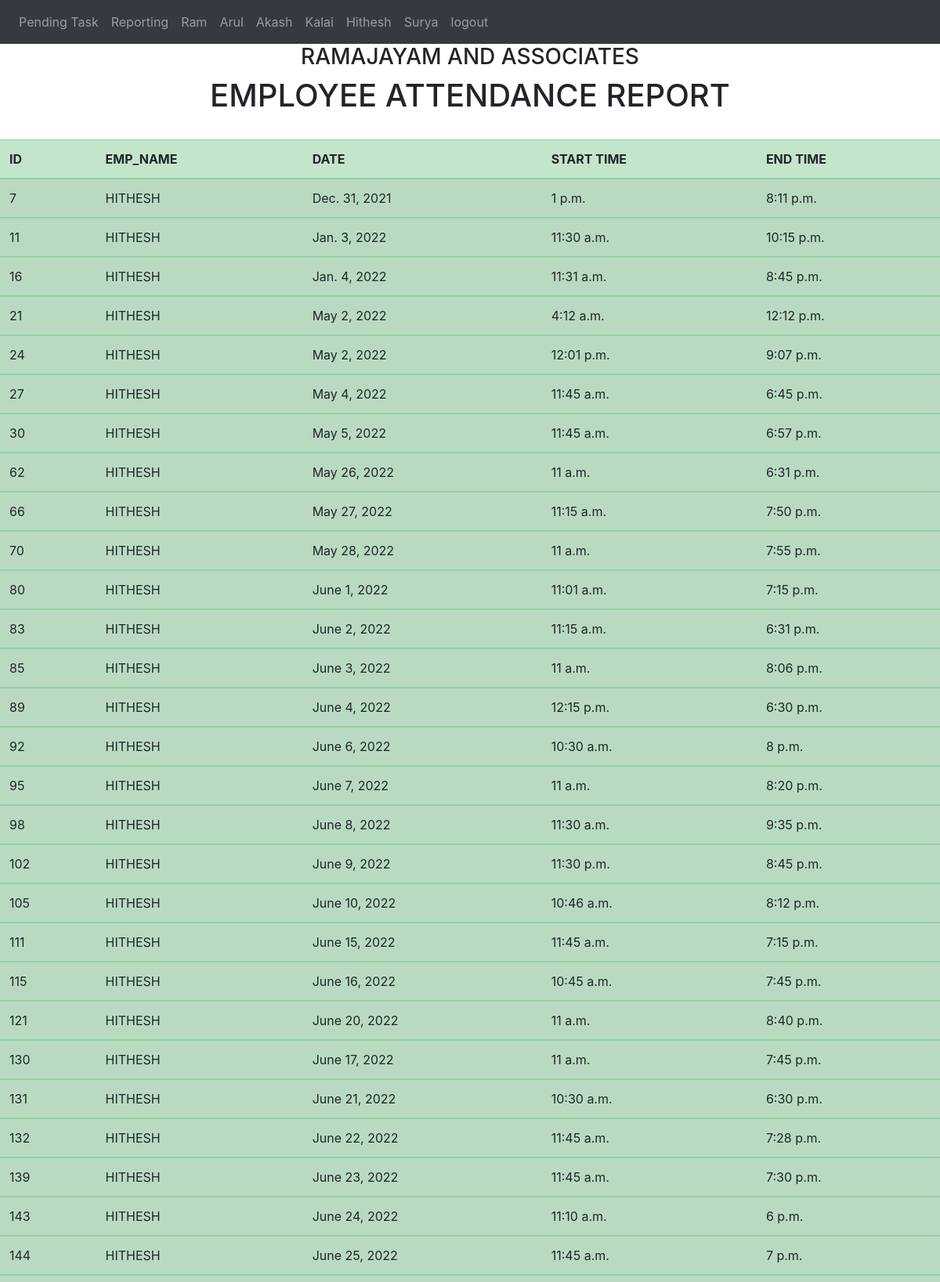
The page /todolist/emp5 (signed in, upper part) on the database its author committed.
### todolist_app/models.py (models this page shows)
class emp(models.Model):
    emp_name = models.CharField(max_length=100,null=True)
    date = models.DateField(blank=True,null=True)
    intime = models.TimeField(blank=True,null=True)
    outtime = models.TimeField(blank=True,null=True)

### todolist_app/views.py (the view)
# urls.py: path('emp5',views.emp5,name='emp5'),
@login_required
def emp5(request):
    all5 = emp.objects.filter(emp_name='HITHESH')
    return render(request,'emp5.html',{'all':all5})

### todolist_app/templates/emp5.html (shortened to what this page needs)
{% load  static %}
<!doctype html>
<html lang="en">
  <head>
    <link rel="stylesheet" href="https://stackpath.bootstrapcdn.com/bootstrap/4.4.1/css/bootstrap.min.css">
<nav class="navbar navbar-expand-lg navbar-dark bg-dark">
  <div class="collapse navbar-collapse" id="navbarNavAltMarkup">
    <div class="navbar-nav">
      <a class="nav-item nav-link" href="{% url 'todolist' %}">Pending Task</a>
      <a class="nav-item nav-link" href="{% url 'attendance' %}">Reporting</a>
      <a class="nav-item nav-link" href="{% url 'emp1' %}">Ram</a>
      <a class="nav-item nav-link" href="{% url 'emp2' %}">Arul</a>
      <a class="nav-item nav-link" href="{% url 'emp3' %}">Akash</a>
      <a class="nav-item nav-link" href="{% url 'emp4' %}">Kalai</a>
      <a class="nav-item nav-link" href="{% url 'emp5' %}">Hithesh</a>
      <a class="nav-item nav-link" href="{% url 'emp6' %}">Surya</a>
      <a class="nav-item nav-link" href="{% url 'logout' %}">logout</a>
    </div>
  </div>
</nav>
  </head>
  <body><center>
    <h3>RAMAJAYAM AND ASSOCIATES</h3>
    {% block content %}
    <form method="post">
        <center><h1>EMPLOYEE ATTENDANCE REPORT</h1></center></br>
<table class="table table-success table-striped">
    <thead>
        <tr>
            <th scope="col">ID</th>
            <th scope="col">EMP_NAME</th>
            <th scope="col">DATE</th>
            <th scope="col">START TIME</th>
            <th scope="col">END TIME</th>
        </tr>
    </thead>
    {% for x in all %}
    <tbody>
        <td scope="row">{{ x.id }}</td>
        <td scope="row">{{ x.emp_name }}</td>
        <td scope="row">{{ x.date }}</td>
        <td scope="row">{{ x.intime }}</td>
        <td scope="row">{{ x.outtime }}</td>
    {% endfor %}
    </tbody>
</table>
</form>
    {% endblock content %}</center>
  </body>
</html>

### rows shown on the page
emp: id "7", emp_name "HITHESH", date "Dec. 31, 2021", intime "1 p.m.", outtime "8:11 p.m."
emp: id "11", emp_name "HITHESH", date "Jan. 3, 2022", intime "11:30 a.m.", outtime "10:15 p.m."
emp: id "16", emp_name "HITHESH", date "Jan. 4, 2022", intime "11:31 a.m.", outtime "8:45 p.m."
emp: id "21", emp_name "HITHESH", date "May 2, 2022", intime "4:12 a.m.", outtime "12:12 p.m."
emp: id "24", emp_name "HITHESH", date "May 2, 2022", intime "12:01 p.m.", outtime "9:07 p.m."
emp: id "27", emp_name "HITHESH", date "May 4, 2022", intime "11:45 a.m.", outtime "6:45 p.m."
emp: id "30", emp_name "HITHESH", date "May 5, 2022", intime "11:45 a.m.", outtime "6:57 p.m."
emp: id "62", emp_name "HITHESH", date "May 26, 2022", intime "11 a.m.", outtime "6:31 p.m."
emp: id "66", emp_name "HITHESH", date "May 27, 2022", intime "11:15 a.m.", outtime "7:50 p.m."
emp: id "70", emp_name "HITHESH", date "May 28, 2022", intime "11 a.m.", outtime "7:55 p.m."
emp: id "80", emp_name "HITHESH", date "June 1, 2022", intime "11:01 a.m.", outtime "7:15 p.m."
emp: id "83", emp_name "HITHESH", date "June 2, 2022", intime "11:15 a.m.", outtime "6:31 p.m."
emp: id "85", emp_name "HITHESH", date "June 3, 2022", intime "11 a.m.", outtime "8:06 p.m."
emp: id "89", emp_name "HITHESH", date "June 4, 2022", intime "12:15 p.m.", outtime "6:30 p.m."
emp: id "92", emp_name "HITHESH", date "June 6, 2022", intime "10:30 a.m.", outtime "8 p.m."
emp: id "95", emp_name "HITHESH", date "June 7, 2022", intime "11 a.m.", outtime "8:20 p.m."
emp: id "98", emp_name "HITHESH", date "June 8, 2022", intime "11:30 a.m.", outtime "9:35 p.m."
emp: id "102", emp_name "HITHESH", date "June 9, 2022", intime "11:30 p.m.", outtime "8:45 p.m."
emp: id "105", emp_name "HITHESH", date "June 10, 2022", intime "10:46 a.m.", outtime "8:12 p.m."
emp: id "111", emp_name "HITHESH", date "June 15, 2022", intime "11:45 a.m.", outtime "7:15 p.m."
emp: id "115", emp_name "HITHESH", date "June 16, 2022", intime "10:45 a.m.", outtime "7:45 p.m."
emp: id "121", emp_name "HITHESH", date "June 20, 2022", intime "11 a.m.", outtime "8:40 p.m."
emp: id "130", emp_name "HITHESH", date "June 17, 2022", intime "11 a.m.", outtime "7:45 p.m."
emp: id "131", emp_name "HITHESH", date "June 21, 2022", intime "10:30 a.m.", outtime "6:30 p.m."
emp: id "132", emp_name "HITHESH", date "June 22, 2022", intime "11:45 a.m.", outtime "7:28 p.m."
emp: id "139", emp_name "HITHESH", date "June 23, 2022", intime "11:45 a.m.", outtime "7:30 p.m."
emp: id "143", emp_name "HITHESH", date "June 24, 2022", intime "11:10 a.m.", outtime "6 p.m."
emp: id "144", emp_name "HITHESH", date "June 25, 2022", intime "11:45 a.m.", outtime "7 p.m."
